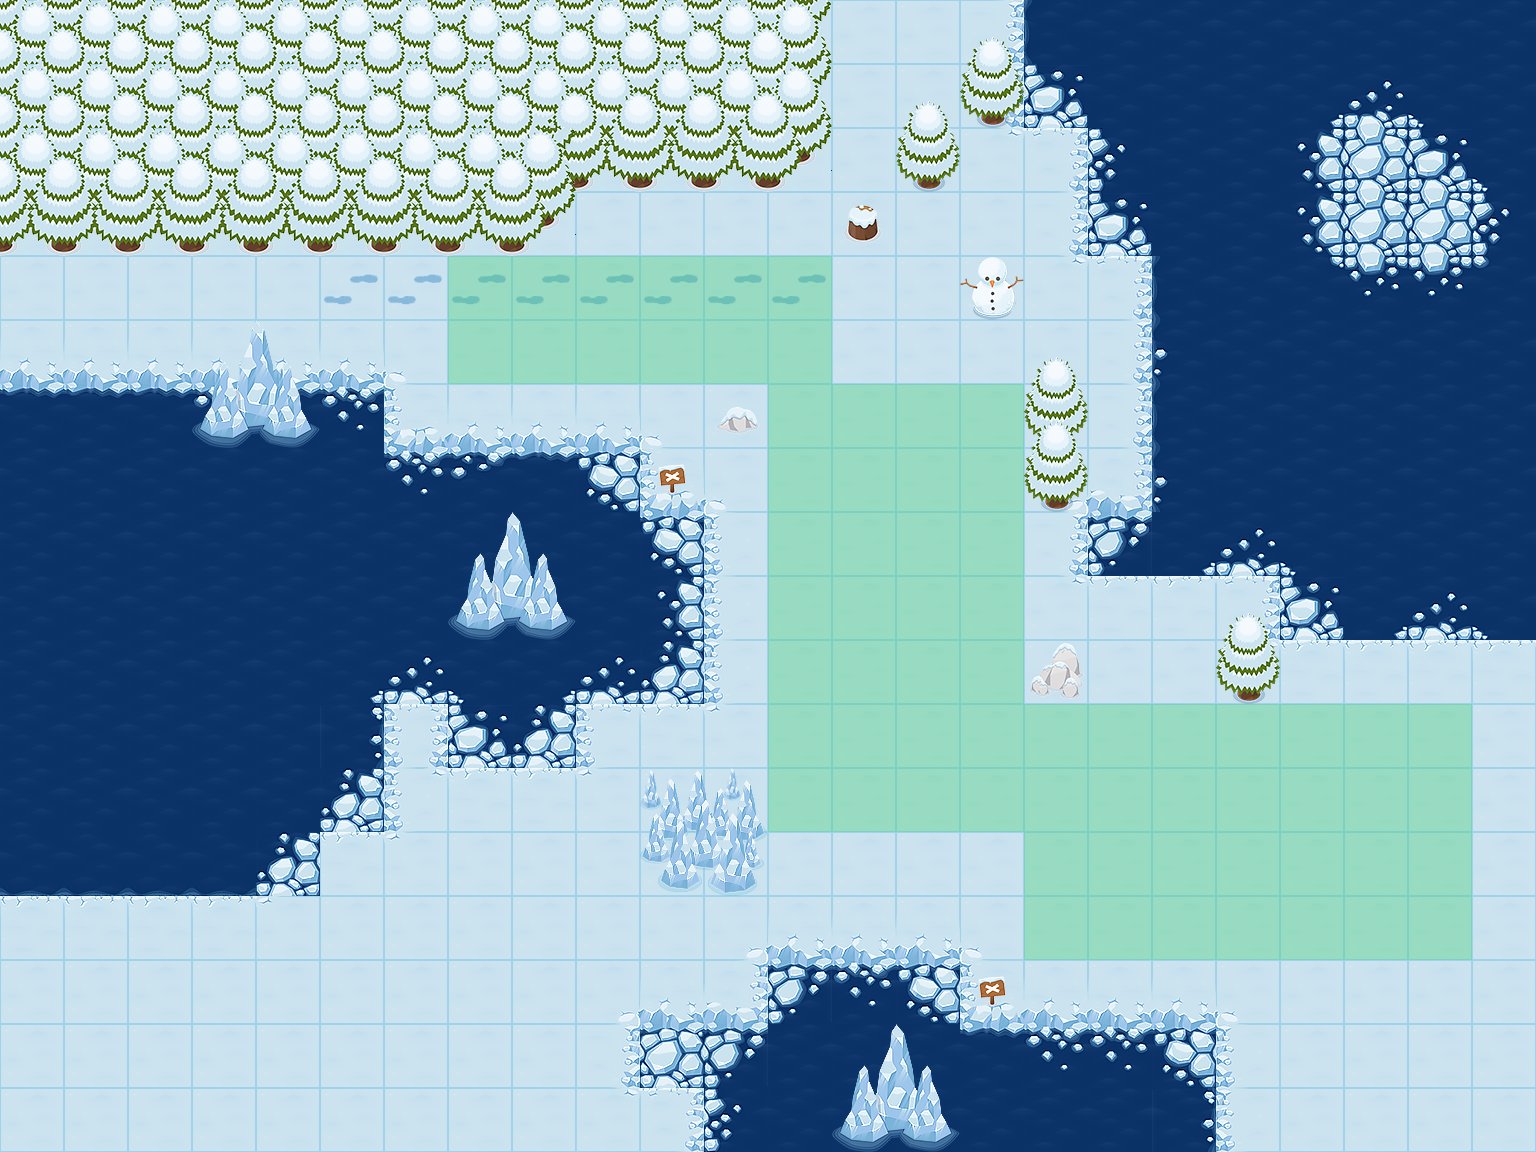

A level layout from a 2D game, rendered from its tile map. Below: a short description, then the map file with tile-grid data replaced by summaries:
An orthogonal 24x18 tile map with 64x64 px tiles, 8 tile layers (flour, onFlour, sinkLayer, blockLayer, ...), 1 hidden layer not drawn and 4 objects.

<map version="1.2" tiledversion="1.2.1" orientation="orthogonal" renderorder="right-down" width="24" height="18" tilewidth="64" tileheight="64" infinite="0" nextlayerid="13" nextobjectid="14">
 <tileset firstgid="1" name="tileSheetWinter" tilewidth="64" tileheight="64" tilecount="286" columns="13">
  <image source="tileSheetWinter17-01-19.png" width="832" height="1408" />
 </tileset>
 <layer id="1" name="flour" width="24" height="18">
  <data>[432 cells, 282 non-empty, 11 distinct tile ids]</data>
 </layer>
 <layer id="2" name="onFlour" width="24" height="18">
  <data>[432 cells, 24 non-empty, 9 distinct tile ids]</data>
 </layer>
 <layer id="3" name="sinkLayer" width="24" height="18">
  <data>[432 cells, 153 non-empty, 22 distinct tile ids]</data>
 </layer>
 <layer id="4" name="blockLayer" width="24" height="18">
  <data>[432 cells, 71 non-empty, 16 distinct tile ids]</data>
 </layer>
 <layer id="5" name="onBlockLayer" width="24" height="18">
  <data>[432 cells, 1 non-empty, 1 distinct tile ids]</data>
 </layer>
 <layer id="6" name="railing" width="24" height="18">
  <data>[432 cells, 0 non-empty, 0 distinct tile ids]</data>
 </layer>
 <objectgroup id="7" name="playerLayer">
  <object id="1" gid="216" x="287" y="334" width="64" height="64">
   <properties>
    <property name="type" value="playerStartPosition" />
   </properties>
  </object>
  <object id="2" gid="216" x="864" y="349" width="64" height="64">
   <properties>
    <property name="type" value="scene1Goal" />
   </properties>
  </object>
  <object id="12" gid="216" x="928" y="925" width="64" height="64">
   <properties>
    <property name="type" value="scene2Goal" />
   </properties>
  </object>
  <object id="13" gid="216" x="1376" y="1053" width="64" height="64">
   <properties>
    <property name="type" value="scene3Goal" />
   </properties>
  </object>
 </objectgroup>
 <objectgroup id="8" name="objectLayer" />
 <layer id="9" name="upperLayer" width="24" height="18">
  <data>[432 cells, 5 non-empty, 3 distinct tile ids]</data>
 </layer>
 <layer id="11" name="Слой тайлов 8" width="24" height="18" opacity="0.36">
  <data>[432 cells, 68 non-empty, 1 distinct tile ids]</data>
 </layer>
 <layer id="12" name="fog" width="24" height="18" visible="0">
  <data>[432 cells, 432 non-empty, 1 distinct tile ids]</data>
 </layer>
</map>
